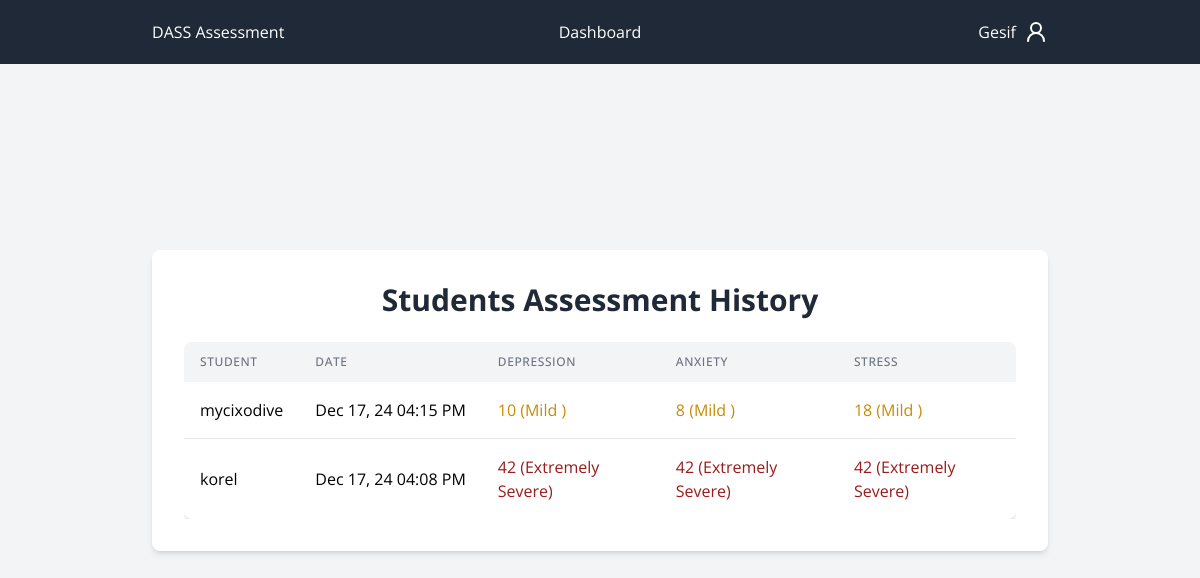
Screenshot of /assessments (signed in) with the database file from the repository.
### tables this page shows
CREATE TABLE dass_score (
            id INTEGER PRIMARY KEY AUTOINCREMENT,
            user_id INTEGER NOT NULL,
            answer TEXT NOT NULL,
            depression_score INTEGER NOT NULL,
            anxiety_score INTEGER NOT NULL,
            stress_score INTEGER NOT NULL,
            date_taken TEXT NOT NULL DEFAULT CURRENT_TIMESTAMP,
            FOREIGN KEY (user_id) REFERENCES students (id)
        );

CREATE TABLE students (
            id INTEGER PRIMARY KEY AUTOINCREMENT,
            email TEXT UNIQUE NOT NULL,
            username TEXT UNIQUE NOT NULL,
            password TEXT NOT NULL,
            phone TEXT,
            age INTEGER,
            gender TEXT
        );

### app.py (the view)
@app.route("/assessments")
@counsellor_login_required
def assessments():
    try:
        conn = get_db_connection()
        cursor = conn.cursor()
        cursor.execute("""
            SELECT ds.id, user_id, depression_score, anxiety_score, stress_score, date_taken, s.username
            FROM dass_score ds
            JOIN students s ON ds.user_id = s.id
            ORDER BY date_taken DESC
        """)
        all_assessments = cursor.fetchall()
        cursor.close()
        conn.close()
        return render_template("assessment.html", all_assessments=all_assessments)
    except Exception as e:
        print({str(e)})
        flash(f"Error retrieving assessment history: {str(e)}", "error")
        return redirect(url_for("counsellor_dashboard"))

### app.py (called while the page is built)
def counsellor_login_required(f):
    @functools.wraps(f)
    def decorated_function(*args, **kwargs):
        if not session.get("user_id") or session.get("role") != "counsellor":
            return redirect(url_for("counsellor_login"))
        return f(*args, **kwargs)
    return decorated_function

def dateformat(value, format="%Y-%m-%d"):
    if isinstance(value, str):
        try:
            value = datetime.fromisoformat(value.replace("Z", "+00:00"))
        except ValueError:
            return value
    if isinstance(value, datetime):
        return value.strftime(format)
    return value

### database.py (called while the page is built)
def get_db_connection():
    conn = sqlite3.connect("dass.db")
    conn.row_factory = sqlite3.Row
    return conn

### templates/assessment.html (shortened to what this page needs)
{% extends "base.html" %}
{% block content %}
    <div class="container mx-auto px-4 py-8">
        <div class="bg-white shadow-md rounded-lg p-8 max-w-4xl mx-auto">
            <h1 class="text-3xl font-bold mb-6 text-center text-gray-800">Students Assessment History</h1>
            {% if all_assessments %}
                <div class="overflow-x-auto">
                    <table class="w-full bg-white shadow-md rounded-lg overflow-hidden">
                        <thead class="bg-gray-100">
                        <tr>
                            <th class="px-4 py-3 text-left text-xs font-medium text-gray-500 uppercase tracking-wider">
                                Student
                            </th>
                            <th class="px-4 py-3 text-left text-xs font-medium text-gray-500 uppercase tracking-wider">
                                Date
                            </th>
                            <th class="px-4 py-3 text-left text-xs font-medium text-gray-500 uppercase tracking-wider">
                                Depression
                            </th>
                            <th class="px-4 py-3 text-left text-xs font-medium text-gray-500 uppercase tracking-wider">
                                Anxiety
                            </th>
                            <th class="px-4 py-3 text-left text-xs font-medium text-gray-500 uppercase tracking-wider">
                                Stress
                            </th>
                        </tr>
                        </thead>
                        <tbody class="divide-y divide-gray-200">
                        {% for assessment in all_assessments %}
                            <tr class="hover:bg-gray-50 transition duration-200">
                                <td class="px-4 py-4 whitespace-nowrap">
                                    {{ assessment.username }}
                                </td>
                                <td class="px-4 py-4 whitespace-nowrap">
                                    {{ assessment.date_taken | dateformat("%b %d, %y %I:%M %p") }}
                                </td>
                                <td class="px-4 py-4">
                                <span class="{% if assessment.depression_score <= 9 %}text-green-600
                                             {% elif assessment.depression_score <= 13 %}text-yellow-600
                                             {% elif assessment.depression_score <= 20 %}text-orange-600
                                             {% elif assessment.depression_score <= 27 %}text-red-600
                                             {% else %}text-red-800{% endif %}">
                                    {{ assessment.depression_score }}
                                    ({% if assessment.depression_score <= 9 %}Normal
                                {% elif assessment.depression_score <= 13 %}Mild
                                {% elif assessment.depression_score <= 20 %}Moderate
                                {% elif assessment.depression_score <= 27 %}Severe
                                {% else %}Extremely Severe{% endif %})
                                </span>
                                </td>
                                <td class="px-4 py-4">
                                <span class="{% if assessment.anxiety_score <= 7 %}text-green-600
                                             {% elif assessment.anxiety_score <= 9 %}text-yellow-600
                                             {% elif assessment.anxiety_score <= 14 %}text-orange-600
                                             {% elif assessment.anxiety_score <= 19 %}text-red-600
                                             {% else %}text-red-800{% endif %}">
                                    {{ assessment.anxiety_score }}
                                    ({% if assessment.anxiety_score <= 7 %}Normal
                                {% elif assessment.anxiety_score <= 9 %}Mild
                                {% elif assessment.anxiety_score <= 14 %}Moderate
                                {% elif assessment.anxiety_score <= 19 %}Severe
                                {% else %}Extremely Severe{% endif %})
                                </span>
                                </td>
                                <td class="px-4 py-4">
                                <span class="{% if assessment.stress_score <= 14 %}text-green-600
                                             {% elif assessment.stress_score <= 18 %}text-yellow-600
                                             {% elif assessment.stress_score <= 25 %}text-orange-600
                                             {% elif assessment.stress_score <= 33 %}text-red-600
                                             {% else %}text-red-800{% endif %}">
                                    {{ assessment.stress_score }}
                                    ({% if assessment.stress_score <= 14 %}Normal
                                {% elif assessment.stress_score <= 18 %}Mild
                                {% elif assessment.stress_score <= 25 %}Moderate
                                {% elif assessment.stress_score <= 33 %}Severe
                                {% else %}Extremely Severe{% endif %})
                                </span>
                                </td>
                            </tr>
                        {% endfor %}
                        </tbody>
                    </table>
                </div>
            {% endif %}
        </div>
    </div>
{% endblock %}

### templates/base.html (shortened to what this page needs)
<!DOCTYPE html>
<html lang="en">
<head>
    <script src="https://cdn.tailwindcss.com"></script>
</head>
<body class="bg-gray-100 min-h-screen flex flex-col items-center justify-center">
<nav class="p-5 bg-gray-800 text-white w-full fixed top-0 flex items-center justify-center z-10">
    <ul class="flex w-full max-w-4xl items-center justify-center">
        <div class="basis-1/3">DASS Assessment</div>
        {% if session.role == "student" %}
            <ul class="basis-1/3 flex space-x-4 justify-center">
                <li>
                    <a href="/">Home</a>
                </li>
                <li>
                    <a href="/question/1">Questions</a>
                </li>
                <li>
                    <a href="/results">Results</a>
                </li>
            </ul>
        {% elif session.role == "counsellor" %}
            <ul class="basis-1/3 flex space-x-4 justify-center">
                <li>
                    <a href="/counsellor/dashboard">Dashboard</a>
                </li>
            </ul>
        {% endif %}
        <div class="basis-1/3 inline-flex items-center justify-end relative">
            {% if session %}
                <a href="/user/settings" id="settings" class="flex items-center space-x-2">
                    <span class="capitalize">{{ session.username }}</span>
                    <i data-lucide="user-round"></i>
                </a>
            {% endif %}
        </div>
    </ul>
</nav>
{% block content %} {% endblock content %}
</body>
</html>

### templates/base.html (style rules this page uses)
body { font-family: "Open Sans", sans-serif; }

### rows the page displays
dass_score: username "mycixodive", date_taken "Dec 17, 24 04:15 PM", depression_score "10", shows "Mild", anxiety_score "8", stress_score "18"
dass_score: username "korel", date_taken "Dec 17, 24 04:08 PM", depression_score "42", shows "Extremely Severe", anxiety_score "42", stress_score "42"

### other values shown
{{ session.username }} "Gesif"
